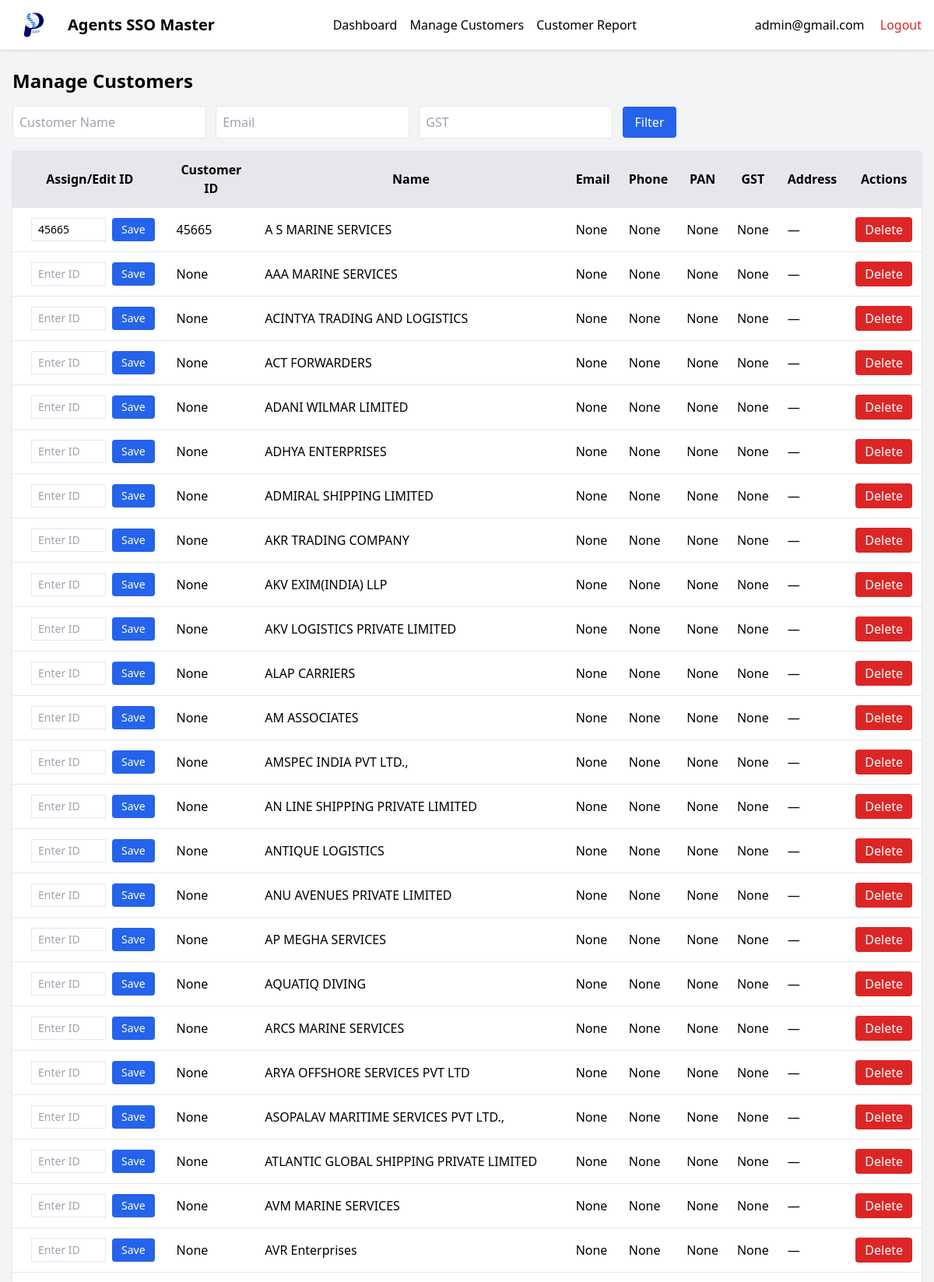
Page /manage-customers (signed in, upper part) on the committed database.
### tables this page shows
CREATE TABLE customers (
            id INTEGER PRIMARY KEY AUTOINCREMENT,
            code TEXT UNIQUE,
            name TEXT,
            address TEXT,
            phone TEXT,
            email TEXT,
            pan TEXT,
            gst TEXT
        );

### main.py (the view)
@app.route('/manage-customers')
def manage_customers():
    if 'user_id' not in session:
        return redirect(url_for('login'))
    conn = get_db_connection()
    customers = conn.execute("SELECT * FROM customers ORDER BY name ASC").fetchall()
    conn.close()
    return render_template("manage_customers.html", customers=customers)

### main.py (called while the page is built)
def get_db_connection():
    conn = sqlite3.connect(DATABASE)
    conn.row_factory = sqlite3.Row
    return conn

### templates/manage_customers.html (shortened to what this page needs)
{% extends "base.html" %}
{% block content %}
<div class="max-w-7xl mx-auto px-4 py-6">
  <h1 class="text-2xl font-bold mb-4">Manage Customers</h1>
  <div class="mb-4">
    <input type="text" id="filterName" placeholder="Customer Name" class="border p-2 rounded mr-2"/>
    <input type="text" id="filterEmail" placeholder="Email" class="border p-2 rounded mr-2"/>
    <input type="text" id="filterGST" placeholder="GST" class="border p-2 rounded mr-2"/>
    <button onclick="applyFilters()" class="bg-blue-600 text-white px-4 py-2 rounded hover:bg-blue-700">Filter</button>
  </div>
  <table class="min-w-full bg-white rounded shadow">
    <thead class="bg-gray-200">
      <tr>
        {% if session['role'] == 'admin' %}
      <th class="p-3">Assign/Edit ID</th>
      {% endif %}
        <th class="p-3">Customer ID</th>
        <th class="p-3">Name</th>
        <th class="p-3">Email</th>
        <th class="p-3">Phone</th>
        <th class="p-3">PAN</th>
        <th class="p-3">GST</th>
        <th class="p-3">Address</th>
        {% if session.role == 'admin' %}
        <th class="p-3">Actions</th>
        {% endif %}
      </tr>
    </thead>
    <tbody id="customerTable">
      {% for cust in customers %}
      <tr  class="border-t">
        {% if session['role'] == 'admin' %}
    <td class="py-2 px-4">
        <form action="{{ url_for('update_customer_code') }}" method="POST" class="flex space-x-2">
            <input type="text" name="customer_code" value="{{ cust['code'] or '' }}" class="border px-2 py-1 text-sm w-24" placeholder="Enter ID">
            <button type="submit" class="bg-blue-600 text-white px-3 py-1 text-sm rounded hover:bg-blue-700">Save</button>
        </form>
    </td>
    {% endif %}
        <td class="p-3">{{ cust.code }}</td>
        <td class="p-3">{{ cust.name }}</td>
        <td class="p-3">{{ cust.email }}</td>
        <td class="p-3">{{ cust.phone }}</td>
        <td class="p-3">{{ cust.pan }}</td>
        <td class="p-3">{{ cust.gst }}</td>
        <td class="p-3">{{ cust.address or '—' }}</td>
        <td class="p-3">
          {% if session.role == 'admin' %}
          <form action="/delete-customer/{{ cust.id }}" method="POST" onsubmit="return confirm('Delete this customer and all certificates?')">
            <button type="submit" class="bg-red-600 text-white px-3 py-1 rounded hover:bg-red-700">Delete</button>
          </form>
          {% endif %}
        </td>
      </tr>
      {% endfor %}
    </tbody>
  </table>
</div>
{% endblock %}

### rows in the picture
customers: customer_code "45665", code "45665", name "A S MARINE SERVICES", email "None", phone "None", pan "None", gst "None", address "—"
customers: code "None", name "AAA MARINE SERVICES", email "None", phone "None", pan "None", gst "None", address "—"
customers: code "None", name "ACINTYA TRADING AND LOGISTICS", email "None", phone "None", pan "None", gst "None", address "—"
customers: code "None", name "ACT FORWARDERS", email "None", phone "None", pan "None", gst "None", address "—"
customers: code "None", name "ADANI WILMAR LIMITED", email "None", phone "None", pan "None", gst "None", address "—"
customers: code "None", name "ADHYA ENTERPRISES", email "None", phone "None", pan "None", gst "None", address "—"
customers: code "None", name "ADMIRAL SHIPPING LIMITED", email "None", phone "None", pan "None", gst "None", address "—"
customers: code "None", name "AKR TRADING COMPANY", email "None", phone "None", pan "None", gst "None", address "—"
customers: code "None", name "AKV EXIM(INDIA) LLP", email "None", phone "None", pan "None", gst "None", address "—"
customers: code "None", name "AKV LOGISTICS PRIVATE LIMITED", email "None", phone "None", pan "None", gst "None", address "—"
customers: code "None", name "ALAP CARRIERS", email "None", phone "None", pan "None", gst "None", address "—"
customers: code "None", name "AM ASSOCIATES", email "None", phone "None", pan "None", gst "None", address "—"
customers: code "None", name "AMSPEC INDIA PVT LTD.,", email "None", phone "None", pan "None", gst "None", address "—"
customers: code "None", name "AN LINE SHIPPING PRIVATE LIMITED", email "None", phone "None", pan "None", gst "None", address "—"
customers: code "None", name "ANTIQUE LOGISTICS", email "None", phone "None", pan "None", gst "None", address "—"
customers: code "None", name "ANU AVENUES PRIVATE LIMITED", email "None", phone "None", pan "None", gst "None", address "—"
customers: code "None", name "AP MEGHA SERVICES", email "None", phone "None", pan "None", gst "None", address "—"
customers: code "None", name "AQUATIQ DIVING", email "None", phone "None", pan "None", gst "None", address "—"
customers: code "None", name "ARCS MARINE SERVICES", email "None", phone "None", pan "None", gst "None", address "—"
customers: code "None", name "ARYA OFFSHORE SERVICES PVT LTD", email "None", phone "None", pan "None", gst "None", address "—"
customers: code "None", name "ASOPALAV MARITIME SERVICES PVT LTD.,", email "None", phone "None", pan "None", gst "None", address "—"
customers: code "None", name "ATLANTIC GLOBAL SHIPPING PRIVATE LIMITED", email "None", phone "None", pan "None", gst "None", address "—"
customers: code "None", name "AVM MARINE SERVICES", email "None", phone "None", pan "None", gst "None", address "—"
customers: code "None", name "AVR Enterprises", email "None", phone "None", pan "None", gst "None", address "—"

### other values in the picture
{{ session.user_email }} "admin@gmail.com"
